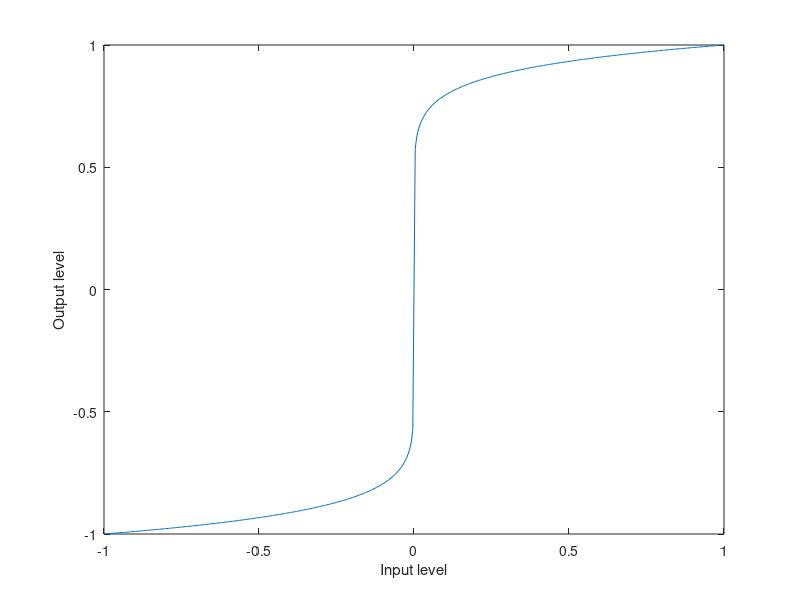

MATLAB code to generate this figure: (Note: this script raises an error after producing the figure.)
%%%%%%%%%%
 % @file distortion.m
 % @author Parthiv Krishna
 % @brief Script to generate, test, and visualize distortion array
 % 
 % Creates a distortion array with a given function mapping and
 % outputs the result to distortion_array.h.
 % 
 %%%%%%%%%

filename = "sandman";

% Waveshaping distortion

distortion_arr_len = (2^9) + 1; % generate 513-long array
distortion_in = linspace(-1, 1, distortion_arr_len);

% Choose function for waveshape
distortion_out = sign(distortion_in) .* abs(distortion_in).^(1/10);
% distortion_out = tanh(pi * distortion_in);

% q15
distortion_out = round(distortion_out * (2^15));
distortion_out(distortion_out > (2^15 - 1)) = 2^15 - 1;
distortion_out(distortion_out < (-2^15)) = -2^15;

% Plot distortion curve
figure(1);
plot(distortion_in, distortion_out/(2^15));
xlabel("Input level");
ylabel("Output level");
xline(0);
yline(0);
title("Distortion Curve");

% Plot distorted sine
t_sin = (1:20000)/1000;
y_sin = sin(t_sin);

idx_sin = int32((y_sin + 1) * distortion_arr_len / 2) + 1;
idx_sin(idx_sin > distortion_arr_len) = distortion_arr_len;
y_sin_dist = distortion_out(idx_sin) / (2^15);

figure(2);
hold on;
plot(t_sin, y_sin);
plot(t_sin, y_sin_dist);
legend("Input", "Output");
title("Sample distorted sine wave");
hold off;

% Apply distortion to sample audio
[y, fs] = audioread(filename + ".wav");
y = y / max(abs(y));
t = (1:size(y)) / fs;

idx = int32((y + 1) * distortion_arr_len / 2) + 1;
idx(idx > distortion_arr_len) = distortion_arr_len;
y_dist = distortion_out(idx)/(2^15);

audiowrite(filename + "_dist.wav", y_dist, fs);

% Generate distortion_array.h
fileID = fopen("distortion_array.h", "w+");

fprintf(fileID, '// autogenerated by Matlab\n');
fprintf(fileID, '// see matlab/distortion/distortion.m\n');

fprintf(fileID, '#ifndef DISTORTION_ARRAY_H\n');
fprintf(fileID, '#define DISTORTION_ARRAY_H\n\n');

fprintf(fileID, '#define DISTORTION_ARR_LEN %6d\n', distortion_arr_len);
fprintf(fileID, 'int16_t DISTORTION_ARR[DISTORTION_ARR_LEN] = {\n');

repeat_str = '    %6d, %6d, %6d, %6d, %6d, %6d, %6d, %6d,\n';
num_repeats = int32(numel(distortion_out)/8);
fmt = [repmat(repeat_str, 1, num_repeats)];
fprintf(fileID, fmt, distortion_out);

repeat_str2 = '%6d, ';
num_remaining = numel(distortion_out) - num_repeats*8 - 1;
fmt2 = ['    ' repmat(repeat_str2, 1, num_remaining) '\n};\n'];
fprintf(fileID, fmt2, distortion_out((num_repeats * 8 + 1 + 1):end));
fprintf(fileID, '\n#endif // DISTORTION_ARRAY_H\n');

fclose(fileID);